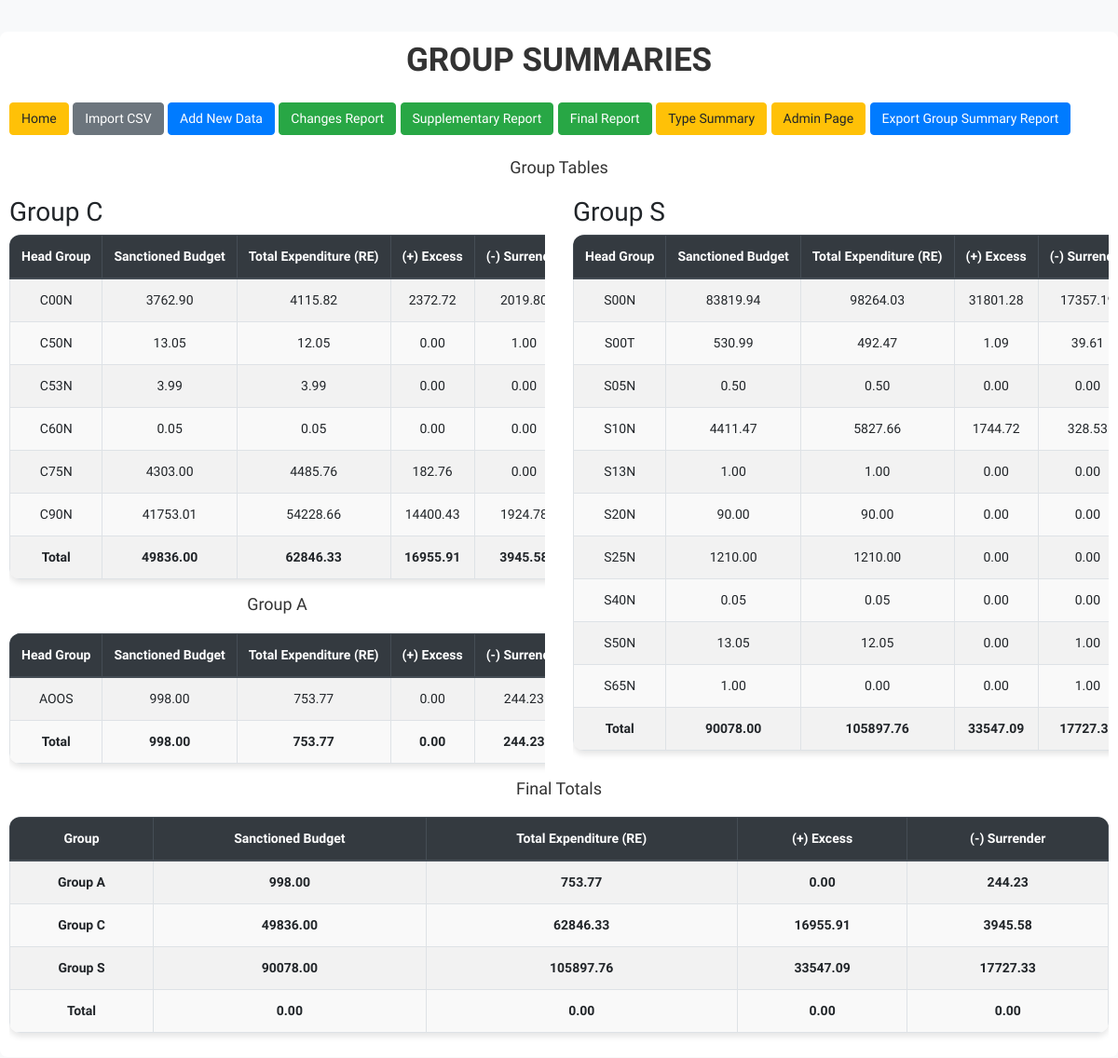
Screenshot of /group_summary/ with the database file from the repository.
### myapp/models.py (models this page shows, shortened)
class DataRow(models.Model):
    department_name = models.CharField(max_length=100)
    head_name = models.CharField(max_length=100)
    head_type = models.CharField(max_length=10, editable=False)
    scheme_name = models.CharField(max_length=150)
    soe_name = models.CharField(max_length=100)
    sanctioned_budget = models.FloatField(null=True, blank=True)
    revised_estimate = models.FloatField(null=True, blank=True)
    in_divisible = models.FloatField(null=True, blank=True)
    divisible = models.FloatField(null=True, blank=True)
    kinnaur = models.FloatField(null=True, blank=True)
    lahaul = models.FloatField(null=True, blank=True)
    spiti = models.FloatField(null=True, blank=True)
    pangi = models.FloatField(null=True, blank=True)
    bharmaur = models.FloatField(null=True, blank=True)
    excess = models.FloatField(null=True, blank=True)
    surrender = models.FloatField(null=True, blank=True)
    variation = models.FloatField(null=True, blank=True)
    agreed_by_fd = models.FloatField(null=True, blank=True)
    last_change_date = models.DateTimeField(auto_now=True)  # auto_now makes it non-editable
    unique_search = models.CharField(max_length=255, unique=True, editable=False)
    class Meta:
        constraints = [
            models.UniqueConstraint(
                fields=["soe_name", "head_name"],
                name="unique_soe_per_head"
            ),
        ]

### myapp/views.py (the view)
# urls.py: path('group_summary/', views.group_summary, name='group_summary'),
def group_summary(request):
    data = DataRow.objects.all().values(
        'department_name',
        'head_name',
        'scheme_name',
        'soe_name',
        'sanctioned_budget',
        'revised_estimate',
        'excess',
        'surrender'
    )
    total_sanctioned_budget_soe = 0
    total_revised_estimate_soe = 0
    total_excess_soe = 0
    total_surrender_soe = 0
    total_sanctioned_budget_dept = 0
    total_revised_estimate_dept = 0
    total_excess_dept = 0
    total_surrender_dept = 0
    head_groups = (
        DataRow.objects
        .annotate(head_name_length=Length('head_name'))
        .annotate(head_group=Substr('head_name', F('head_name_length') - 3, 4))  # Extract last 4 characters
        .values('head_group')
        .annotate(
            total_sanctioned_budget=Sum('sanctioned_budget'),
            total_revised_estimate=Sum('revised_estimate'),
            total_excess=Sum('excess'),
            total_surrender=Sum('surrender')
        )
        .order_by('head_group')
    )
    group_c = [item for item in head_groups if item['head_group'].startswith('C')]
    group_s = [item for item in head_groups if item['head_group'].startswith('S')]
    group_a = [item for item in head_groups if item['head_group'].startswith('A')]
    total_sanctioned_budget_a = sum(item['total_sanctioned_budget'] for item in group_a)
    total_revised_estimate_a = sum(item['total_revised_estimate'] for item in group_a)
    total_excess_a = sum(item['total_excess'] for item in group_a)
    total_surrender_a = sum(item['total_surrender'] for item in group_a)
    total_sanctioned_budget_c = sum(item['total_sanctioned_budget'] for item in group_c)
    total_revised_estimate_c = sum(item['total_revised_estimate'] for item in group_c)
    total_excess_c = sum(item['total_excess'] for item in group_c)
    total_surrender_c = sum(item['total_surrender'] for item in group_c)
    total_sanctioned_budget_s = sum(item['total_sanctioned_budget'] for item in group_s)
    total_revised_estimate_s = sum(item['total_revised_estimate'] for item in group_s)
    total_excess_s = sum(item['total_excess'] for item in group_s)
    total_surrender_s = sum(item['total_surrender'] for item in group_s)
    final_total_sanctioned_budget = total_sanctioned_budget_a + total_sanctioned_budget_c + total_sanctioned_budget_s
    final_total_revised_estimate = total_revised_estimate_a + total_revised_estimate_c + total_revised_estimate_s
    final_total_excess = total_excess_a + total_excess_c + total_excess_s
    final_total_surrender = total_surrender_a + total_surrender_c + total_surrender_s
    context = {
        'data': data,
        'total_sanctioned_budget_soe': total_sanctioned_budget_soe,
        'total_revised_estimate_soe': total_revised_estimate_soe,
        'total_excess_soe': total_excess_soe,
        'total_surrender_soe': total_surrender_soe,
        'total_sanctioned_budget_dept': total_sanctioned_budget_dept,
        'total_revised_estimate_dept': total_revised_estimate_dept,
        'total_excess_dept': total_excess_dept,
        'total_surrender_dept': total_surrender_dept,
        'group_c': group_c,
        'group_s': group_s,
        'group_a': group_a,
        'total_sanctioned_budget_a': total_sanctioned_budget_a,
        'total_revised_estimate_a': total_revised_estimate_a,
        'total_excess_a': total_excess_a,
        'total_surrender_a': total_surrender_a,
        'total_sanctioned_budget_c': total_sanctioned_budget_c,
        'total_revised_estimate_c': total_revised_estimate_c,
        'total_excess_c': total_excess_c,
        'total_surrender_c': total_surrender_c,
        'total_sanctioned_budget_s': total_sanctioned_budget_s,
        'total_revised_estimate_s': total_revised_estimate_s,
        'total_excess_s': total_excess_s,
        'total_surrender_s': total_surrender_s,
        'final_total_sanctioned_budget': final_total_sanctioned_budget,
        'final_total_revised_estimate': final_total_revised_estimate,
        'final_total_excess': final_total_excess,
        'final_total_surrender': final_total_surrender,
    }
    return render(request, 'group_summary.html', context)

### myapp/templates/group_summary.html (shortened to what this page needs)
<!DOCTYPE html>
<html lang="en">
<head>
    {% load static %}
    <link rel="stylesheet" href="https://stackpath.bootstrapcdn.com/bootstrap/4.5.2/css/bootstrap.min.css">
    <link rel="stylesheet" href="{% static 'css/styles.css' %}">
</head>
<body>
    <div class="container mt-4">
        <h1 class="text-center mb-4">GROUP SUMMARIES</h1>
    <a href="/" class="btn btn-warning mb-4">Home</a>
    <a href="/import_csv/" class="btn btn-secondary mb-4">Import CSV</a>
    <a href="/add/" class="btn btn-primary mb-4">Add New Data</a>
    <a href="/changes_report/" class="btn btn-success mb-4">Changes Report</a>
    <a href="/supplementary_report/" class="btn btn-success mb-4">Supplementary Report</a>
    <a href="/final_report/" class="btn btn-success mb-4">Final Report</a>
    <a href="/type_summary/" class="btn btn-warning mb-4">Type Summary</a>
    <a href="/admin/" class="btn btn-warning mb-4">Admin Page</a>
        <button class="btn btn-primary mb-4" onclick="exportToExcel()">Export Group Summary Report</button>
        <div id="finalReportTable">
            <h2>Group Tables</h2>
            <div class="row">
                <div class="col-md-6">
                    <h3>Group C</h3>
                    <div class="table-responsive">
                        <table id="groupCTable" class="table table-bordered table-striped">
                            <thead class="thead-dark">
                                <tr>
                                    <th>Head Group</th>
                                    <th>Sanctioned Budget</th>
                                    <th>Total Expenditure (RE)</th>
                                    <th>(+) Excess</th>
                                    <th>(-) Surrender</th>
                                </tr>
                            </thead>
                            <tbody>
                                {% for item in group_c %}
                                <tr>
                                    <td>{{ item.head_group }}</td>
                                    <td>{{ item.total_sanctioned_budget|floatformat:2 }}</td>
                                    <td>{{ item.total_revised_estimate|floatformat:2 }}</td>
                                    <td>{{ item.total_excess|floatformat:2 }}</td>
                                    <td>{{ item.total_surrender|floatformat:2 }}</td>
                                </tr>
                                {% endfor %}
                                <tr class="font-weight-bold">
                                    <td>Total</td>
                                    <td>{{ total_sanctioned_budget_c|floatformat:2 }}</td>
                                    <td>{{ total_revised_estimate_c|floatformat:2 }}</td>
                                    <td>{{ total_excess_c|floatformat:2 }}</td>
                                    <td>{{ total_surrender_c|floatformat:2 }}</td>
                                </tr>
                            </tbody>
                        </table>
                    </div>
            <h2>Group A</h2>
            <div class="table-responsive">
                <table id="groupATable" class="table table-bordered table-striped">
                    <thead class="thead-dark">
                        <tr>
                            <th>Head Group</th>
                            <th>Sanctioned Budget</th>
                            <th>Total Expenditure (RE)</th>
                            <th>(+) Excess</th>
                            <th>(-) Surrender</th>
                        </tr>
                    </thead>
                    <tbody>
                        {% for item in group_a %}
                        <tr>
                            <td>{{ item.head_group }}</td>
                            <td>{{ item.total_sanctioned_budget|floatformat:2 }}</td>
                            <td>{{ item.total_revised_estimate|floatformat:2 }}</td>
                            <td>{{ item.total_excess|floatformat:2 }}</td>
                            <td>{{ item.total_surrender|floatformat:2 }}</td>
                        </tr>
                        {% endfor %}
                        <tr class="font-weight-bold">
                            <td>Total</td>
                            <td>{{ total_sanctioned_budget_a|floatformat:2 }}</td>
                            <td>{{ total_revised_estimate_a|floatformat:2 }}</td>
                            <td>{{ total_excess_a|floatformat:2 }}</td>
                            <td>{{ total_surrender_a|floatformat:2 }}</td>
                        </tr>
                    </tbody>
                </table>
            </div>
                </div>
                <div class="col-md-6">
                    <h3>Group S</h3>
                    <div class="table-responsive">
                        <table id="groupSTable" class="table table-bordered table-striped">
                            <thead class="thead-dark">
                                <tr>
                                    <th>Head Group</th>
                                    <th>Sanctioned Budget</th>
                                    <th>Total Expenditure (RE)</th>
                                    <th>(+) Excess</th>
                                    <th>(-) Surrender</th>
                                </tr>
                            </thead>
                            <tbody>
                                {% for item in group_s %}
                                <tr>
                                    <td>{{ item.head_group }}</td>
                                    <td>{{ item.total_sanctioned_budget|floatformat:2 }}</td>
                                    <td>{{ item.total_revised_estimate|floatformat:2 }}</td>
                                    <td>{{ item.total_excess|floatformat:2 }}</td>
                                    <td>{{ item.total_surrender|floatformat:2 }}</td>
                                </tr>
                                {% endfor %}
                                <tr class="font-weight-bold">
                                    <td>Total</td>
                                    <td>{{ total_sanctioned_budget_s|floatformat:2 }}</td>
                                    <td>{{ total_revised_estimate_s|floatformat:2 }}</td>
                                    <td>{{ total_excess_s|floatformat:2 }}</td>
                                    <td>{{ total_surrender_s|floatformat:2 }}</td>
                                </tr>
                            </tbody>
                        </table>
                    </div>
                </div>
            </div>
            <h2>Final Totals</h2>
            <div class="table-responsive">
                <table id="finalTotalsTable" class="table table-bordered table-striped">
                    <thead class="thead-dark">
                        <tr>
                            <th>Group</th>
                            <th>Sanctioned Budget</th>
                            <th>Total Expenditure (RE)</th>
                            <th>(+) Excess</th>
                            <th>(-) Surrender</th>
                        </tr>
                    </thead>
                    <tbody>
                        <tr class="font-weight-bold">
                            <td>Group A</td>
                            <td>{{ total_sanctioned_budget_a|floatformat:2 }}</td>
                            <td>{{ total_revised_estimate_a|floatformat:2 }}</td>
                            <td>{{ total_excess_a|floatformat:2 }}</td>
                            <td>{{ total_surrender_a|floatformat:2 }}</td>
                        </tr>
                        <tr class="font-weight-bold">
                            <td>Group C</td>
                            <td>{{ total_sanctioned_budget_c|floatformat:2 }}</td>
                            <td>{{ total_revised_estimate_c|floatformat:2 }}</td>
                            <td>{{ total_excess_c|floatformat:2 }}</td>
                            <td>{{ total_surrender_c|floatformat:2 }}</td>
                        </tr>
                        <tr class="font-weight-bold">
                            <td>Group S</td>
                            <td>{{ total_sanctioned_budget_s|floatformat:2 }}</td>
                            <td>{{ total_revised_estimate_s|floatformat:2 }}</td>
                            <td>{{ total_excess_s|floatformat:2 }}</td>
                            <td>{{ total_surrender_s|floatformat:2 }}</td>
                        </tr>
                        <tr class="font-weight-bold">
                            <td>Total</td>
                            <td>{{ total_sanctioned_budget_soe|floatformat:2 }}</td>
                            <td>{{ total_revised_estimate_soe|floatformat:2 }}</td>
                            <td>{{ total_excess_soe|floatformat:2 }}</td>
                            <td>{{ total_surrender_soe|floatformat:2 }}</td>
                        </tr>
                    </tbody>
                </table>
</body>
</html>

### static/css/styles.css (style rules this page uses)
body { font-size: 18px; padding: 10px 0; font-family: "Roboto Condensed", sans-serif; background-color: #f8f9fa; }
.container, .container-fluid { background: white; padding: 10px; border-radius: 8px; margin-bottom: 20px; }
@media (min-width: 1200px) { .container, .container-lg, .container-md, .container-sm, .container-xl { max-width: 2100px; } }
h1 { font-size: 35px; text-align: center; margin-bottom: 20px; color: #333; font-weight: bold; }
h2 { font-size: 18px; text-align: center; margin-bottom: 20px; color: #333; }
table { width: 100%; margin-bottom: 20px; border-collapse: collapse; border-radius: 12px; overflow: hidden; box-shadow: 0 4px 6px rgba(0, 0, 0, 0.1); }
table th, table td { font-size: 14px; text-align: center; padding: 10px 15px; border: 1px solid #ddd; white-space: nowrap; }
table th { background-color: #007bff; color: white; font-weight: bold; }
table tr:nth-child(even) { background-color: #f9f9f9; }
table tr:nth-child(odd) { background-color: white; }
.btn { font-size: 14px; padding: 6px 12px; cursor: pointer; }

### rows the page displays
DataRow: head_group "C53N", total_sanctioned_budget "3.99", total_revised_estimate "3.99", total_excess "0.00", total_surrender "0.00"

### other values shown
{{ item.head_group }} "C00N" "C50N" "C60N" "C75N" "C90N"
{{ item.total_sanctioned_budget|floatformat:2 }} "3762.90" "13.05" "0.05" "4303.00" "41753.01"
{{ item.total_revised_estimate|floatformat:2 }} "4115.82" "12.05" "0.05" "4485.76" "54228.66"
{{ item.total_excess|floatformat:2 }} "2372.72" "0.00" "0.00" "182.76" "14400.43"
{{ item.total_surrender|floatformat:2 }} "1.00" "0.00" "0.00"
{{ total_sanctioned_budget_c|floatformat:2 }} "49836.00"
{{ total_revised_estimate_c|floatformat:2 }} "62846.33"
{{ total_excess_c|floatformat:2 }} "16955.91"
{{ item.head_group }} "AOOS"
{{ item.total_sanctioned_budget|floatformat:2 }} "998.00"
{{ item.total_revised_estimate|floatformat:2 }} "753.77"
{{ item.total_excess|floatformat:2 }} "0.00"
{{ item.total_surrender|floatformat:2 }} "244.23"
{{ total_sanctioned_budget_a|floatformat:2 }} "998.00"
{{ total_revised_estimate_a|floatformat:2 }} "753.77"
